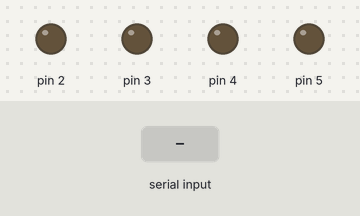
This sketch was run on a simulated Arduino Uno, built with avr-gcc and run on an emulated ATmega328P. Shown: output pins drawn as LEDs (lit = HIGH). Inputs (shaded band) come from the test bench.

Above: at 1.2 s.
1.3 s: "a" received over Serial
At 2.5 s:
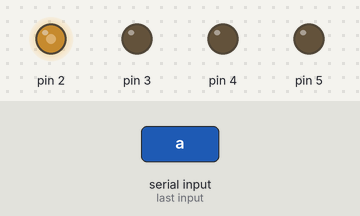
2.8 s: "A" received over Serial
At 3.2 s:
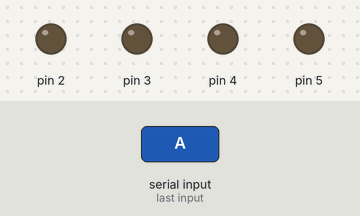
4.3 s: "a" received over Serial
At 4.8 s:
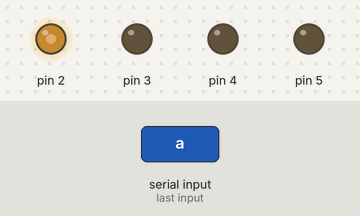
Timing chart, 0 to 7.3 s (numbered marks = the images above; inputs shaded):
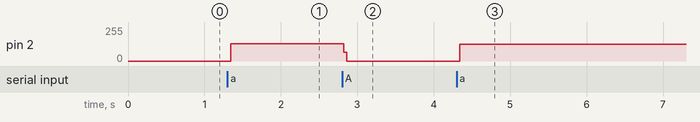

The sketch:

serial_leds_through_keyboard.ino
```cpp
void setup() {
  // put your setup code here, to run once:
  pinMode(2, OUTPUT);
  pinMode(3, OUTPUT);
  pinMode(4, OUTPUT);
  pinMode(5, OUTPUT);
  digitalWrite(2, LOW);
  digitalWrite(3, LOW);
  digitalWrite(4, LOW);
  digitalWrite(5, LOW);
  Serial.begin(9600);
}

void loop() {
  // put your main code here, to run repeatedly:
  if (Serial.available() > 0)
  {
    char ch = Serial.read();
    if (ch == 'a');
    {
x: digitalWrite(2, !(digitalRead(2)));
      ch = Serial.read();
      if (ch == 'A')
      {
y: digitalWrite(2, LOW);
        ch = Serial.read();
        if (ch == 'a')
          goto x;
        else
          goto y;
      }
      else
      goto x;
    }

  }
}
```

Measured:
- after the input at 1.3 s, pin 2: 0/255 → 129/255 at once
- after the input at 2.8 s, pin 2: 129/255 → 0/255 at once
- after the input at 4.3 s, pin 2: 0/255 → 126/255 at once
